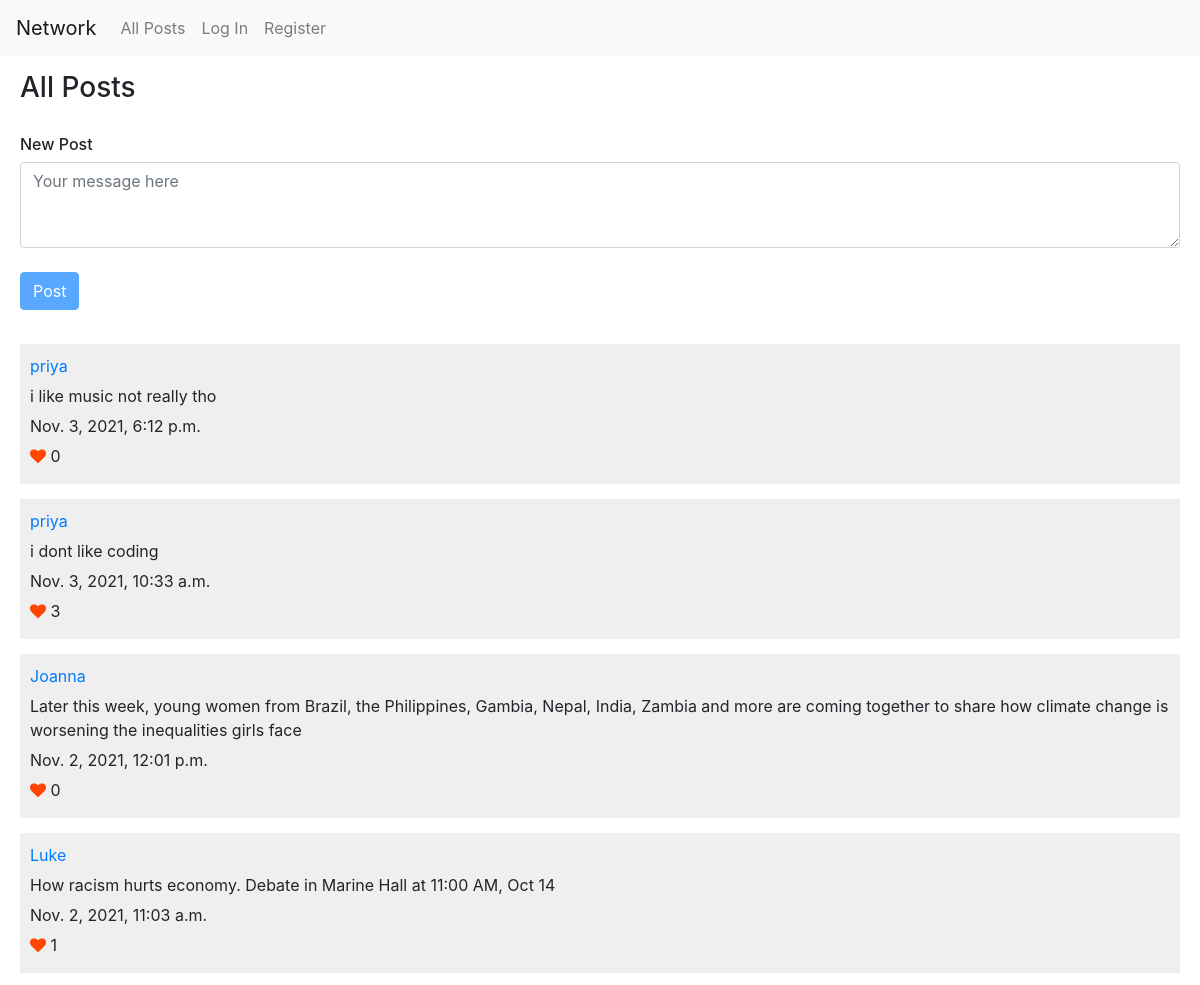
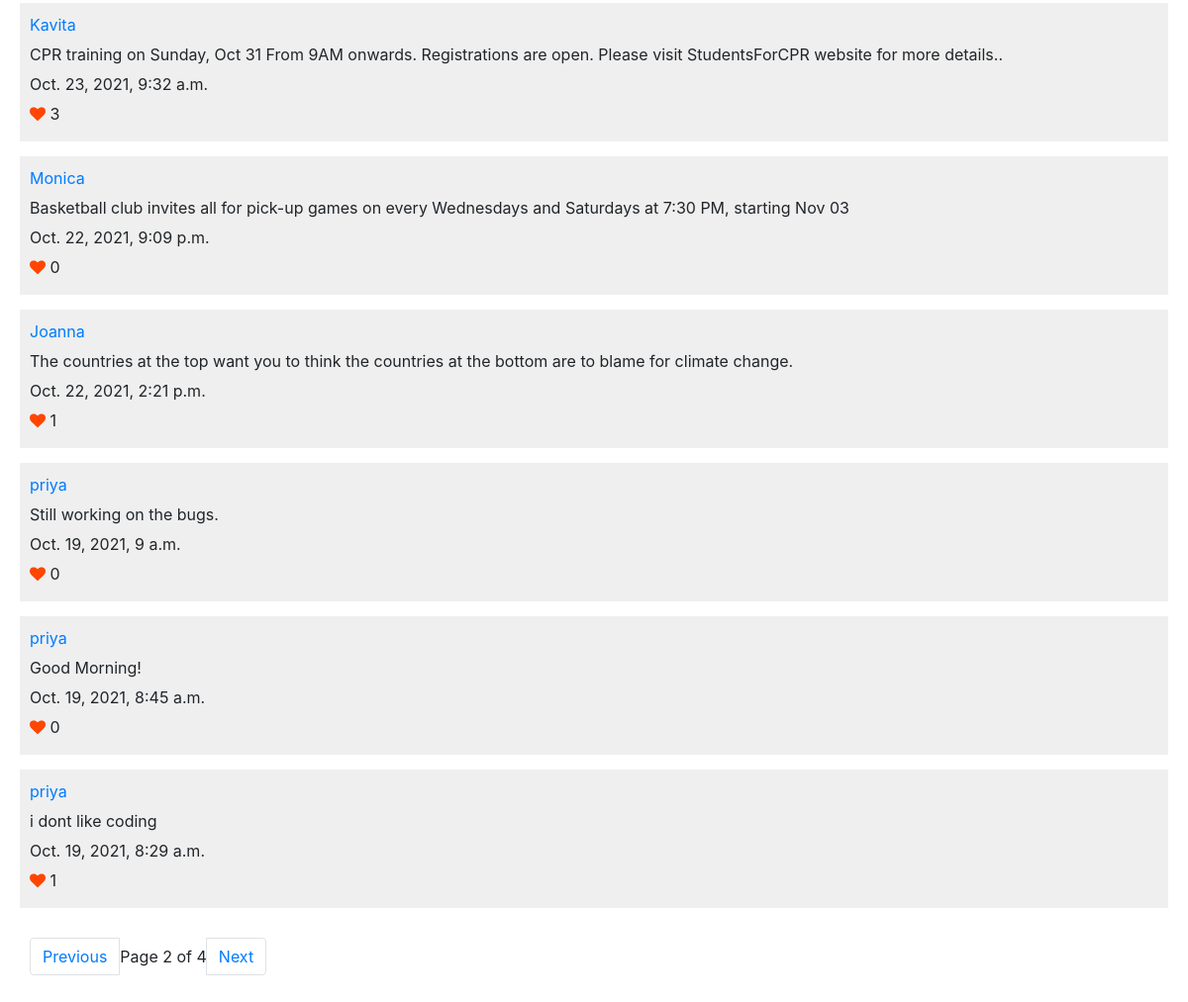
Screenshot of /?page=2 with the database file from the repository (2 pictures, top to bottom).
### network/models.py (models this page shows, shortened)
class Post(models.Model):
    user = models.ForeignKey(User, on_delete=models.CASCADE, related_name="posts")
    content = models.CharField(max_length = 200)
    created_at = models.DateTimeField(auto_now_add=True)
    updated_at = models.DateTimeField(auto_now=True)
    likes_count = models.IntegerField(default=0)

class User(AbstractUser):
    follower_count = models.IntegerField(default=0)
    following_count = models.IntegerField(default=0)

### network/views.py (the view)
# urls.py: path("", views.index, name="index"),
def index(request):
    posts = Post.objects.all()
    posts = posts.order_by("-created_at")
    page_obj = get_page_obj(posts, request)
    return render(request, 'network/index.html', {'page_obj': page_obj})

### network/views.py (called while the page is built)
def get_page_obj (datalist, request):
    paginator = Paginator (datalist, 10)
    page_number = request.GET.get('page')
    page_obj = paginator.get_page(page_number)
    return page_obj

### network/templates/network/index.html (shortened to what this page needs)
{% extends "network/layout.html" %}
{% load static %}
{% block body %}
<h3 class="page-hdr">All Posts</h3>
<div id="new-post">
    <h6>New Post</h6>
    <form id="post-form">
        <textarea class="form-control" rows="3" id="post-content" maxlength="256" placeholder="Your message here"></textarea><br />
        <input id="submit-button" class="btn btn-primary" type="submit"  value="Post" disabled>
    </form>
</div>
{% include "network/postsview.html" %}
{% endblock %}

### network/templates/network/postsview.html (shortened to what this page needs)
﻿<div id="posts-view">
    <div id="posts">
        {% for post in page_obj %}
        <div class="post">
            <a href="{% url 'profile'  post.user.id %}">{{ post.user.username }}</a><br>
            <div name="post_read_view">
                <span class="content">{{ post.content }}</span>
            </div>
            <span class="created_at">{{ post.created_at }}</span><br>
            <i class="fa fa-heart like_toggle"  name ="like_icon" data-pid="{{post.id}}" style="color:orangered"></i> <span class="likes_count">{{ post.likes_count }}</span><br>
        </div>
        {% endfor %}
    </div>
    <ul class="pagination">
            {% if page_obj.has_previous %}
                <li class="page-item"><a class="page-link" href="?page={{ page_obj.previous_page_number }}">Previous</a></li>
             {% endif %}
            <li class="page-item" style="display: inline-flex; align-items: center;">
                Page {{ page_obj.number }} of {{ page_obj.paginator.num_pages }}
            </li>
            {% if page_obj.has_next %}
                <li class="page-item"><a class="page-link" href="?page={{ page_obj.next_page_number }}">Next</a></li>
            {% endif %}
    </ul>
</div>

### network/static/network/styles.css (style rules this page uses)
.page-hdr { margin-top:15px; margin-bottom: 20px; margin-left: 20px; display: inline-block; }
#posts, #new-post { margin-left: 20px; margin-top: 10px; margin-right: 20px; }
.post { margin-bottom: 15px; background-color:#efefef; padding:10px; }
.post a, .post span { display: inline-block; margin-bottom: 6px; }
.pagination { margin:30px; }
.like_toggle { cursor: pointer; }

### rows the page displays
Post: user.username "priya", content "i like music not really tho", created_at "Nov. 3, 2021, 6:12 p.m.", likes_count "0"
Post: user.username "priya", content "i dont like coding", created_at "Nov. 3, 2021, 10:33 a.m.", likes_count "3"
Post: user.username "Joanna", content "Later this week, young women from Brazil, the Philippines, Gambia, Nepal, India, Zambia and more are coming together to share how climate change is worsening the inequalities girls face", created_at "Nov. 2, 2021, 12:01 p.m.", likes_count "0"
Post: user.username "Luke", content "How racism hurts economy. Debate in Marine Hall at 11:00 AM, Oct 14", created_at "Nov. 2, 2021, 11:03 a.m.", likes_count "1"
Post: user.username "Kavita", content "CPR training on Sunday, Oct 31 From 9AM onwards. Registrations are open. Please visit StudentsForCPR website for more details..", created_at "Oct. 23, 2021, 9:32 a.m.", likes_count "3"
Post: user.username "Monica", content "Basketball club invites all for pick-up games on every Wednesdays and Saturdays at 7:30 PM, starting Nov 03", created_at "Oct. 22, 2021, 9:09 p.m.", likes_count "0"
Post: user.username "Joanna", content "The countries at the top want you to think the countries at the bottom are to blame for climate change.", created_at "Oct. 22, 2021, 2:21 p.m.", likes_count "1"
Post: user.username "priya", content "Still working on the bugs.", created_at "Oct. 19, 2021, 9 a.m.", likes_count "0"
Post: user.username "priya", content "Good Morning!", created_at "Oct. 19, 2021, 8:45 a.m.", likes_count "0"
Post: user.username "priya", content "i dont like coding", created_at "Oct. 19, 2021, 8:29 a.m.", likes_count "1"

### other values shown
{{ page_obj.number }} "2"
{{ page_obj.paginator.num_pages }} "4"
